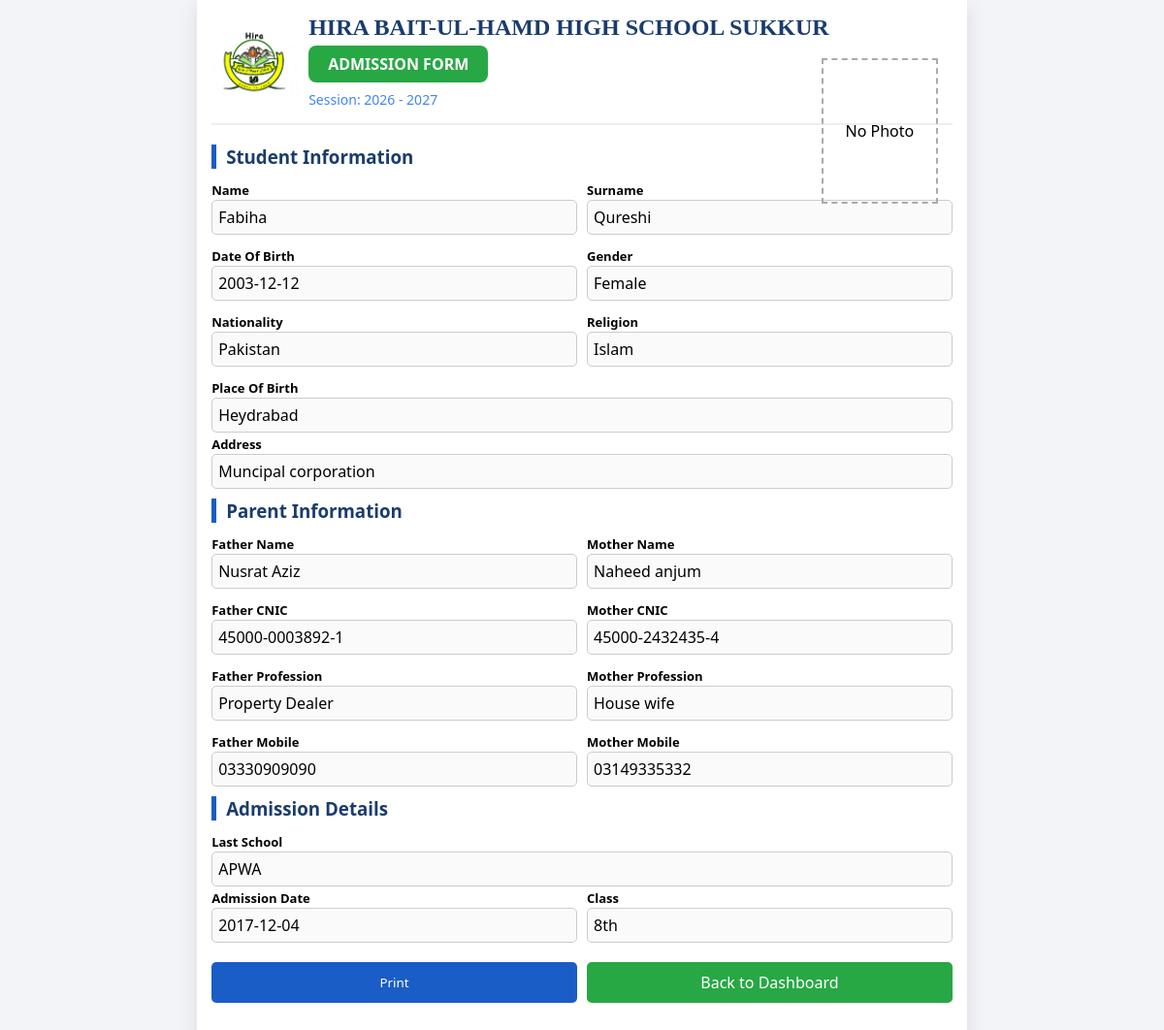
The page /print/1 on the database its author committed.
### tables this page shows
CREATE TABLE students (

        id INTEGER PRIMARY KEY AUTOINCREMENT,

        session_start TEXT,
        session_end TEXT,

        name TEXT,
        surname TEXT,
        
        place_of_birth TEXT,
        last_school TXET,

        dob TEXT,
        gender TEXT,

        nationality TEXT,
        religion TEXT,

        address TEXT,

        father TEXT,
        mother TEXT,

        father_cnic TEXT,
        mother_cnic TEXT,

        father_profession TEXT,
        mother_profession TEXT,

        mobile TEXT,
        mother_mobile TEXT,

        admission_date TEXT,

        student_class TEXT,
        
        gr_number TEXT

    );

### app.py (the view)
@app.route('/print/<int:id>')
def print_page(id):
    conn = sqlite3.connect('school.db')
    conn.row_factory = sqlite3.Row
    c = conn.cursor()
    c.execute("SELECT * FROM students WHERE id=?", (id,))
    student = c.fetchone()
    conn.close()
    if student:
        student = dict(student)
    else:
        student = {}
    return render_template('print.html', s=student)

### templates/print.html (shortened to what this page needs)
<!DOCTYPE html>
<html lang="en">
<head>
</head>
<body>
<div class="container">
<div class="header">
    <img src="{{ url_for('static', filename='logo.png') }}" class="logo">
    <div>
        <h1>HIRA BAIT-UL-HAMD HIGH SCHOOL SUKKUR</h1>
        <div class="badge">
            ADMISSION FORM
        </div>
        <div class="session">
            Session: {{ s.session_start }} - {{ s.session_end }}
        </div>
    </div>
</div>
<div class="photo-box">
{% if s.photo %}
    <img src="{{ url_for('static', filename='uploads/' + s.photo) }}"
    style="width:100%;height:100%;object-fit:cover;">
{% else %}
    No Photo
{% endif %}
</div>
<h3>Student Information</h3>
<div class="form-row">
    <div class="form-group">
        <label>Name</label>
        <div class="print-box">{{ s.name }}</div>
    </div>
    <div class="form-group">
        <label>Surname</label>
        <div class="print-box">{{ s.surname }}</div>
    </div>
</div>
<div class="form-row">
    <div class="form-group">
        <label>Date Of Birth</label>
        <div class="print-box">{{ s.dob }}</div>
    </div>
    <div class="form-group">
        <label>Gender</label>
        <div class="print-box">{{ s.gender }}</div>
    </div>
</div>
<div class="form-row">
    <div class="form-group">
        <label>Nationality</label>
        <div class="print-box">{{ s.nationality }}</div>
    </div>
    <div class="form-group">
        <label>Religion</label>
        <div class="print-box">{{ s.religion }}</div>
    </div>
</div>
<div class="form-group">
    <label>Place Of Birth</label>
    <div class="print-box">{{ s.place_of_birth }}</div>
</div>
<div class="form-group">
    <label>Address</label>
    <div class="print-box">{{ s.address }}</div>
</div>
<h3>Parent Information</h3>
<div class="form-row">
    <div class="form-group">
        <label>Father Name</label>
        <div class="print-box">{{ s.father }}</div>
    </div>
    <div class="form-group">
        <label>Mother Name</label>
        <div class="print-box">{{ s.mother }}</div>
    </div>
</div>
<div class="form-row">
    <div class="form-group">
        <label>Father CNIC</label>
        <div class="print-box">{{ s.father_cnic }}</div>
    </div>
    <div class="form-group">
        <label>Mother CNIC</label>
        <div class="print-box">{{ s.mother_cnic }}</div>
    </div>
</div>
<div class="form-row">
    <div class="form-group">
        <label>Father Profession</label>
        <div class="print-box">{{ s.father_profession }}</div>
    </div>
    <div class="form-group">
        <label>Mother Profession</label>
        <div class="print-box">{{ s.mother_profession }}</div>
    </div>
</div>
<div class="form-row">
    <div class="form-group">
        <label>Father Mobile</label>
        <div class="print-box">{{ s.mobile }}</div>
    </div>
    <div class="form-group">
        <label>Mother Mobile</label>
        <div class="print-box">{{ s.mother_mobile }}</div>
    </div>
</div>
<h3>Admission Details</h3>
<div class="form-group">
    <label>Last School</label>
    <div class="print-box">{{ s.last_school }}</div>
</div>
<div class="form-row">
    <div class="form-group">
        <label>Admission Date</label>
        <div class="print-box">{{ s.admission_date }}</div>
    </div>
    <div class="form-group">
        <label>Class</label>
        <div class="print-box">{{ s.student_class }}</div>
    </div>
</div>
<div class="btns">
    <button onclick="window.print()" class="print-btn">
        Print
    </button>
    <a href="/dashboard" class="dashboard-btn">
        Back to Dashboard
    </a>
</div>
</div>
</body>
</html>

### templates/print.html (style rules this page uses)
* { margin:0; padding:0; box-sizing:border-box; font-family:'Segoe UI', sans-serif; }
body { background:#f2f4f7; padding:0; }
.container { width:210mm; min-height:297mm; margin:auto; background:white; padding:15px; overflow: hidden; box-shadow:0 5px 20px rgba(0,0,0,0.1); position:relative; }
.header { display:flex; align-items:center; gap:10px; border-bottom:2px solid #eee; padding-bottom:15px; margin-bottom:20px; }
.logo { width:90px; }
.header h1 { font-family:'Times New Roman', serif; font-size:24px; color:#1a3c6e; }
.badge { background:#28a745; color:white; padding:8px 20px; border-radius:8px; font-weight:bold; display:inline-block; margin-top:5px; }
.session { margin-top:8px; color:#4285f5; font-size:14px; }
h3 { margin:10px 0; color:#1a3c6e; border-left:5px solid #1a5dc7; padding-left:10px; }
.form-row { display:flex; gap:10px; margin-bottom:10px; }
.form-group { flex:1; }
label { font-weight:bold; font-size:13px; }
.print-box { width:100%; padding:6px; border:1px solid #ccc; border-radius:5px; background:#fafafa; min-height:30px; }
.photo-box { width:120px; height:150px; border:2px dashed #aaa; display:flex; align-items:center; justify-content:center; overflow:hidden; margin-top:10px; position:absolute; right:30px; top:50px; }
.btns { display:flex; gap:10px; margin-top:20px; }
button,a { flex:1; text-align:center; padding:10px; border:none; text-decoration:none; color:white; border-radius:5px; cursor:pointer; }
.print-btn { background:#1a5dc7; }
.dashboard-btn { background:#28a745; }

### rows shown on the page
students: session_start "2026", session_end "2027", name "Fabiha", surname "Qureshi", dob "2003-12-12", gender "Female", nationality "Pakistan", religion "Islam", place_of_birth "Heydrabad", address "Muncipal corporation", father "Nusrat Aziz", mother "Naheed anjum", father_cnic "45000-0003892-1", mother_cnic "45000-2432435-4", father_profession "Property Dealer", mother_profession "House wife", mobile "03330909090", mother_mobile "03149335332", last_school "APWA", admission_date "2017-12-04", student_class "8th"
